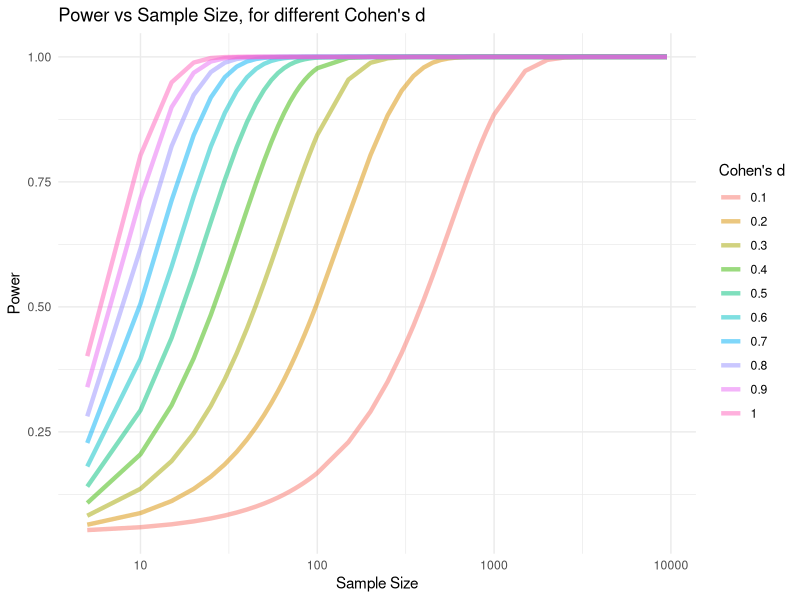
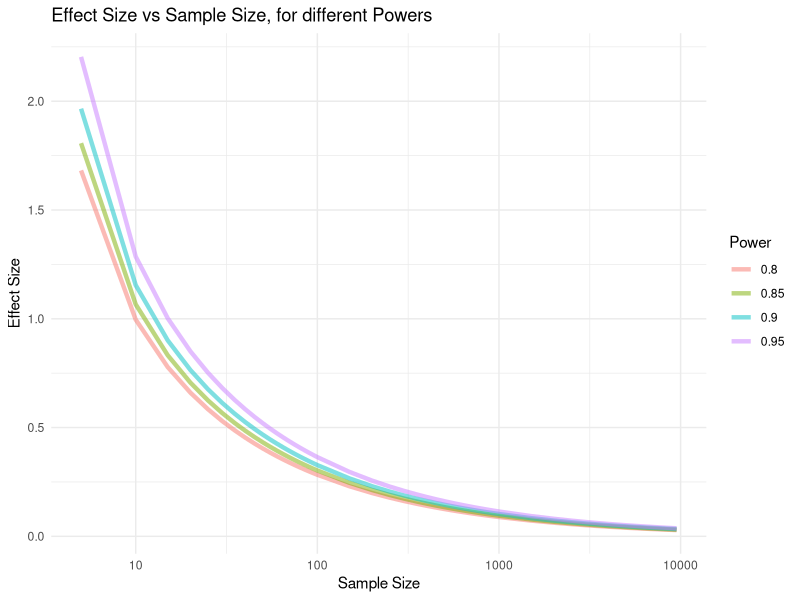
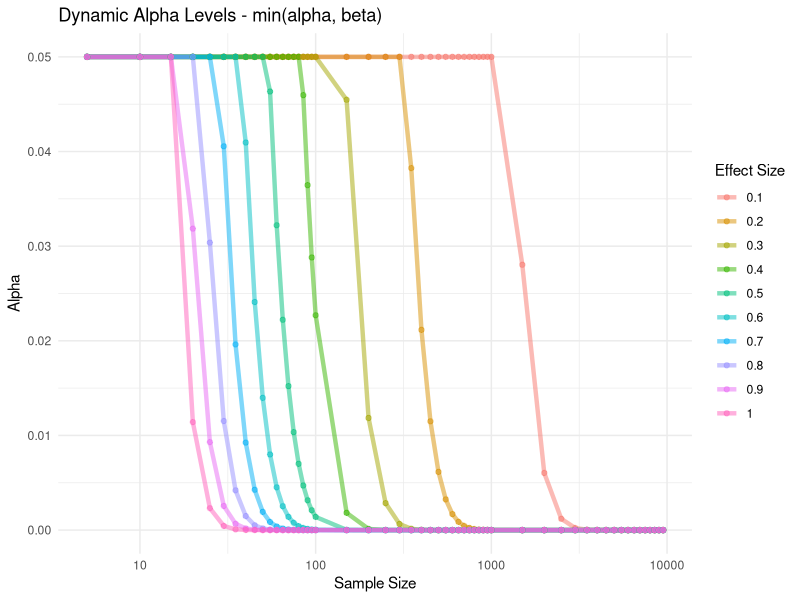
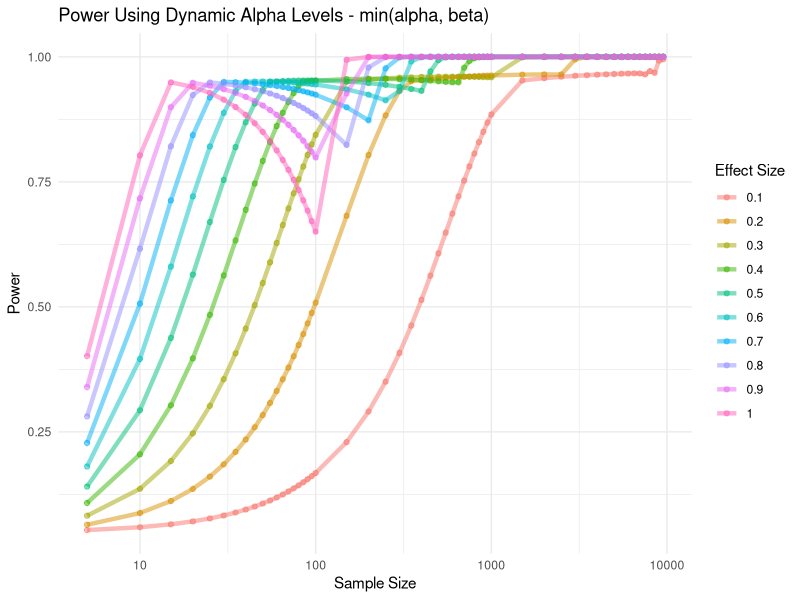
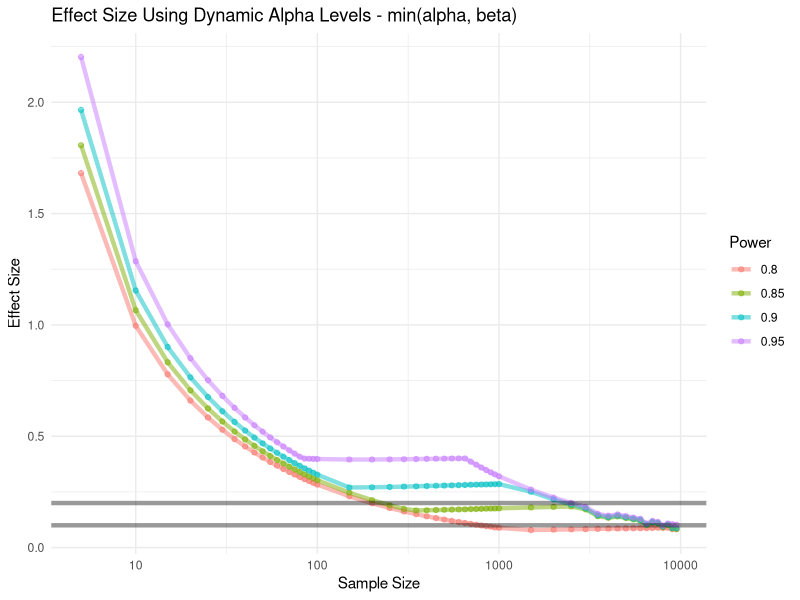
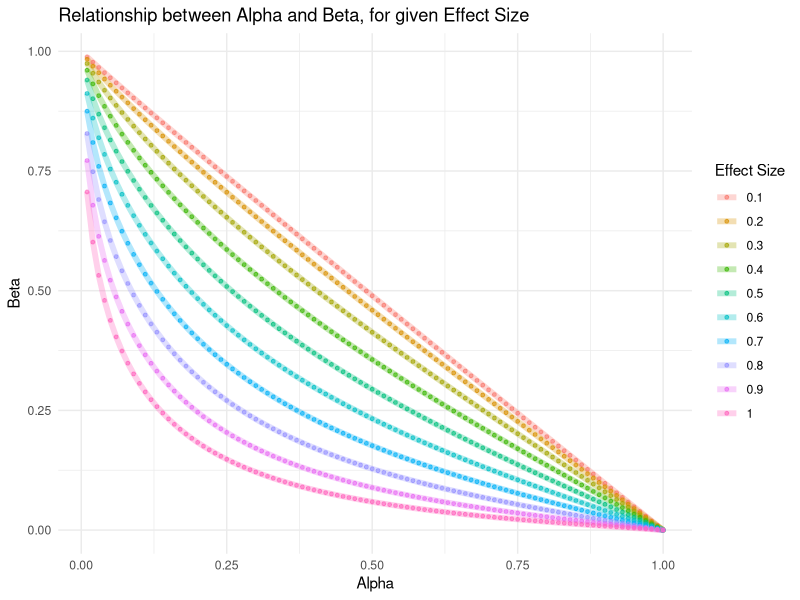
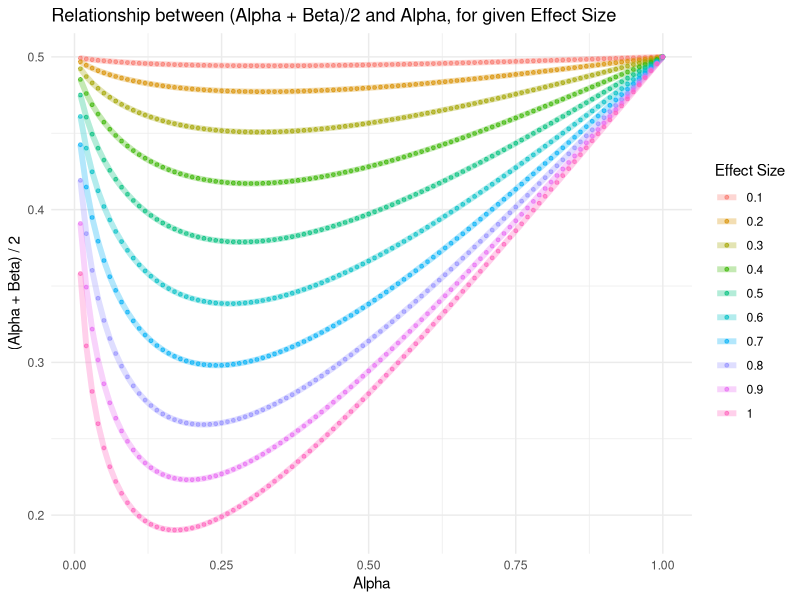

These figures' R source, in order:
## ---- chunk 1
library(tidyverse)
library(pwr)
## ---- chunk 2
## NEED TO CHANGE THE VARIABLE NAMES TO BE MORE HELPFUL, as sample_size_vec, SHOULD BE THE VECTOR USED TO ITERATE ROW A COLUMN
## MOVE FUNCTIONS TO SEPARATE SCRIPT AND ADD MORE COMMENTS THERE, TO KEEP NOTEBOOK TIDY
## RENAME FUNCTIONS TO BE GENERAL AND INFORMATIVE

# After for-loop power calculations, the output needs to be organised, so there is a column with sample size, and pivoted to make plotting the data easier.
tidy_output_with_n <- function(array, 
                               value_colname, 
                               name_colname, 
                               iter_var, 
                               sample_size_vec){
  
  if (is.character(value_colname) & (length(value_colname) == 1)){ 
    value_name <- value_colname
  }else{ stop("value_colname should be a character of length 1, in quotation marks") }
  
  if (is.character(name_colname) & (length(name_colname) == 1)){ 
    name_name <- name_colname
  }else{ stop("name_colname should be a character of length 1, in quotation marks") }
  
  colnames(array) <- iter_var
  
  df_output <- array |> 
    as_tibble() |> 
    mutate(n = sample_size_vec) |> 
    pivot_longer(cols = -n, 
                 names_to = {{ name_name }}, 
                 values_to = {{ value_name }})
  
  df_output
}


get_power_or_effect <- function(iter_var, 
                                sample_size_vec,
                                alpha = 0.05,
                                get_power = TRUE){

  len_sample <- length(sample_size_vec)
  len_iter <- length(iter_var)
    
  output <- array(NA, dim = c(len_sample, len_iter))
  
if(get_power == TRUE){
  iter_var_1 = iter_var
  iter_var_2 = NULL
  result = 4 # power is the 4th output from pwr.t.test
}else{
  iter_var_1 = NULL
  iter_var_2 = iter_var
  result = 2 # cohen's d is the 2nd output from pwr.t.test
  }

for(n in 1:len_sample){
  for(i in 1:len_iter){
    
    d = iter_var_1[i]
    power = iter_var_2[i]
    
    output[n, i] <- pwr.t.test(sig.level = alpha, 
                               d = d, 
                               n = sample_size_vec[n], 
                               power = power, 
                               type="paired",
                               alternative="two.sided")[[result]]
    }
}
  output  
}

get_tidy_power_or_effect <- function(iter_var, 
                                     sample_size_vec, 
                                     value_colname, 
                                     name_colname, 
                                     get_power = TRUE){
  
 output <-  get_power_or_effect(iter_var = iter_var,
                                sample_size_vec = sample_size_vec,
                                get_power = get_power) |> 
            tidy_output_with_n(iter_var = iter_var, 
                               sample_size_vec = sample_size_vec, 
                               value_colname = value_colname,
                               name_colname = name_colname)
  
 output
  
}
 
## ---- chunk 3
# Sample Size
sample_size <- c(5, seq(1, 9.5, 0.5) %o% 10^(1:3))
l_sample <- length(sample_size)

# Effect Size - One default, and One list
cohens_d <- 0.5
many_cohens_d <- seq(0.1, 1, 0.1)
l_many_cohen <- length(many_cohens_d)

# Power - One default, and One list
power <- 0.9
many_power <- seq(0.8, 0.95, 0.05)
l_many_power <- length(many_power)

# Alpha - One default, and One list
alpha <- 0.05
many_alpha <- c(1 %o% 10^(-1:-6))
l_many_alpha <- length(many_alpha)

cat("Sample Size :", sample_size)
cat("Cohen's d :", many_cohens_d)
cat("Power :", many_power)
cat("Alpha :", many_alpha)
## ---- chunk 4
pwr_by_es_df <- get_tidy_power_or_effect(iter_var = many_cohens_d,
                                         sample_size_vec = sample_size, 
                                         value_colname = "power", 
                                         name_colname = "effect_size", 
                                         get_power = TRUE)

head(pwr_by_es_df)
## ---- chunk 5
pwr_by_es_df |> 
  ggplot(aes(x = n, y = power, colour = effect_size))+
  geom_line(alpha = 0.5, size = 1.5)+
  scale_x_log10(name = "Sample Size")+
  scale_y_continuous(name = "Power")+
  guides(colour = guide_legend(title = "Cohen's d"))+
  ggtitle("Power vs Sample Size, for different Cohen's d")+
  theme_minimal()
## ---- chunk 6
es_by_pwr_df <- get_tidy_power_or_effect(iter_var = many_power,
                                         sample_size_vec = sample_size, 
                                         value_colname = "effect_size", 
                                         name_colname = "power", 
                                         get_power = FALSE)

head(es_by_pwr_df)
## ---- chunk 7
es_by_pwr_df |> 
  ggplot(aes(x = n, y = effect_size, colour = power))+
  geom_line(alpha = 0.5, size = 1.5)+
  scale_x_log10(name = "Sample Size")+
  scale_y_continuous(name = "Effect Size")+
  guides(colour = guide_legend(title = "Power"))+
  ggtitle("Effect Size vs Sample Size, for different Powers")+
  theme_minimal()
## ---- chunk 8

## ---- chunk 9
dyn_alpha <- array(NA, dim = c(l_sample, l_many_cohen))    # array for new alphas  
power_array <- array(NA, dim = c(l_sample, l_many_cohen))  # array for powers to find beta, for new alphas
power_dyn_a <- array(NA, dim = c(l_sample, l_many_cohen))  # array for powers from new alphas 
cohen_dyn_a <- array(NA, dim = c(l_sample, l_many_power))  # array for effect sizes from new alphas 
## ---- chunk 10
for(n in 1:l_sample){
  for(d in 1:l_many_cohen){
    power_array[n, d] <- pwr.t.test(sig.level = alpha, 
                                  d = many_cohens_d[d], 
                                  n = sample_size[n], 
                                  power = NULL, 
                                  type="paired",
                                  alternative="two.sided")$power
    
    beta_value <- 1-power_array[n,d]
    dyn_alpha[n,d] <- min(alpha, beta_value)
  }
}

# Raw Output from Loop, columns are different Effect Sizes, Rows are different Sample Sizes
head(dyn_alpha)
## ---- chunk 11
dyn_alpha_df <- tidy_output_with_n(array = dyn_alpha,
                   iter_var = many_cohens_d,
                   sample_size_vec = sample_size, 
                   value_colname = "alpha",
                   name_colname = "effect_size")

head(dyn_alpha_df)

## ---- chunk 12
dyn_alpha_df |> 
  ggplot(aes(x = n, y = alpha, colour = effect_size))+
  geom_line(alpha = 0.5, size = 1.5)+
  geom_point(alpha = 0.5, size = 1.5)+
  scale_x_log10(name = "Sample Size")+
  scale_y_continuous(name = "Alpha")+
  guides(colour = guide_legend(title = "Effect Size"))+
  ggtitle("Dynamic Alpha Levels - min(alpha, beta)")+
  theme_minimal()
## ---- chunk 13
## Sample alphas were negative and some were zero - but pwr.t.test needs alpha to be a positive non-zero number.
## The smallest alpha in the dyn_alpha was 1e-16, so that would be our new minimum
f_dyn_alpha <- dyn_alpha |>
  as_tibble() |> 
  mutate(across(everything(), ~if_else(. <= 0, 1e-16,.)))

for(n in 1:l_sample){
  for(d in 1:l_many_cohen){
    a <- as.numeric(f_dyn_alpha[n,d])
    power_dyn_a[n, d] <- pwr.t.test(sig.level = a, 
                                  d = many_cohens_d[d], 
                                  n = sample_size[n], 
                                  power = NULL, 
                                  type="paired",
                                  alternative="two.sided")$power

  }
}
## ---- chunk 14
power_dyn_a_df <- tidy_output_with_n(array = power_dyn_a, 
                                     value_colname = "power", 
                                     name_colname = "effect_size", 
                                     iter_var = many_cohens_d,
                                     sample_size_vec = sample_size)

head(power_dyn_a_df)
## ---- chunk 15
power_dyn_a_df |> 
  ggplot(aes(x = n, y = power, colour = effect_size))+
  geom_line(alpha = 0.5, size = 1.5)+
  geom_point(alpha = 0.5, size = 1.5)+
  scale_x_log10(name = "Sample Size")+
  scale_y_continuous(name = "Power")+
  guides(colour = guide_legend(title = "Effect Size"))+
  ggtitle("Power Using Dynamic Alpha Levels - min(alpha, beta)")+
  theme_minimal()
## ---- chunk 16
for(n in 1:l_sample){
  for(p in 1:l_many_power){
    a <- as.numeric(f_dyn_alpha[n,p])
    cohen_dyn_a[n, p] <- pwr.t.test(sig.level = a, 
                                  d = NULL, 
                                  n = sample_size[n], 
                                  power = many_power[p], 
                                  type="paired",
                                  alternative="two.sided")$d

  }
}
## ---- chunk 17
cohen_dyn_a_df <- tidy_output_with_n(array = cohen_dyn_a, 
                                     value_colname = "effect_size", 
                                     name_colname = "power", 
                                     iter_var = many_power,
                                     sample_size_vec = sample_size)

head(cohen_dyn_a_df)
## ---- chunk 18
cohen_dyn_a_df |> 
  ggplot(aes(x = n, y = effect_size, colour = power))+
  geom_line(alpha = 0.5, size = 1.5)+
  geom_point(alpha = 0.5, size = 1.5)+
  geom_hline(yintercept = c(0.1,0.2), size = 1.5, alpha = 0.4)+
  scale_x_log10(name = "Sample Size")+
  scale_y_continuous(name = "Effect Size")+
  guides(colour = guide_legend(title = "Power"))+
  ggtitle("Effect Size Using Dynamic Alpha Levels - min(alpha, beta)")+
  theme_minimal()
## ---- chunk 19
alpha_zero_to_one <- seq(0.01, 1, 0.01)
beta_zero_to_one <- array(NA, dim = c(length(alpha_zero_to_one), l_many_cohen))


for (d in 1:l_many_cohen){
  for (a in 1:length(alpha_zero_to_one)){

    pwr <- pwr::pwr.t.test(n = 10, d = many_cohens_d[d], sig.level = alpha_zero_to_one[a])$power
    beta = 1 - pwr
    
    beta_zero_to_one[a,d] <- beta
  }
}

beta_alpha_diff <- tidy_output_with_n(array = beta_zero_to_one, 
                                      iter_var = many_cohens_d, 
                                      value_colname = "beta", 
                                      name_colname = "effect_size", 
                                      sample_size_vec = alpha_zero_to_one
                                      )
## ---- chunk 20

beta_alpha_diff |> 
  ggplot(aes(x = n, y = beta, color = effect_size))+
  geom_line(size = 2, alpha = .3)+
  geom_point(size = 1, alpha = .6)+
  scale_x_continuous(name = "Alpha")+
  scale_y_continuous(name = "Beta")+
  guides(colour = guide_legend(title = "Effect Size"))+
  ggtitle("Relationship between Alpha and Beta, for given Effect Size")+
  theme_minimal()

## ---- chunk 21

beta_alpha_mean <- beta_alpha_diff |> 
  mutate(mn = (n + beta)/2)

beta_alpha_mean |> 
  ggplot(aes(x = n, y = mn, color = effect_size))+
  geom_line(size = 2, alpha = .3)+
  geom_point(size = 1, alpha = .6)+
  scale_x_continuous(name = "Alpha")+
  scale_y_continuous(name = "(Alpha + Beta) / 2")+
  guides(colour = guide_legend(title = "Effect Size"))+
  ggtitle("Relationship between (Alpha + Beta)/2 and Alpha, for given Effect Size")+
  theme_minimal()
